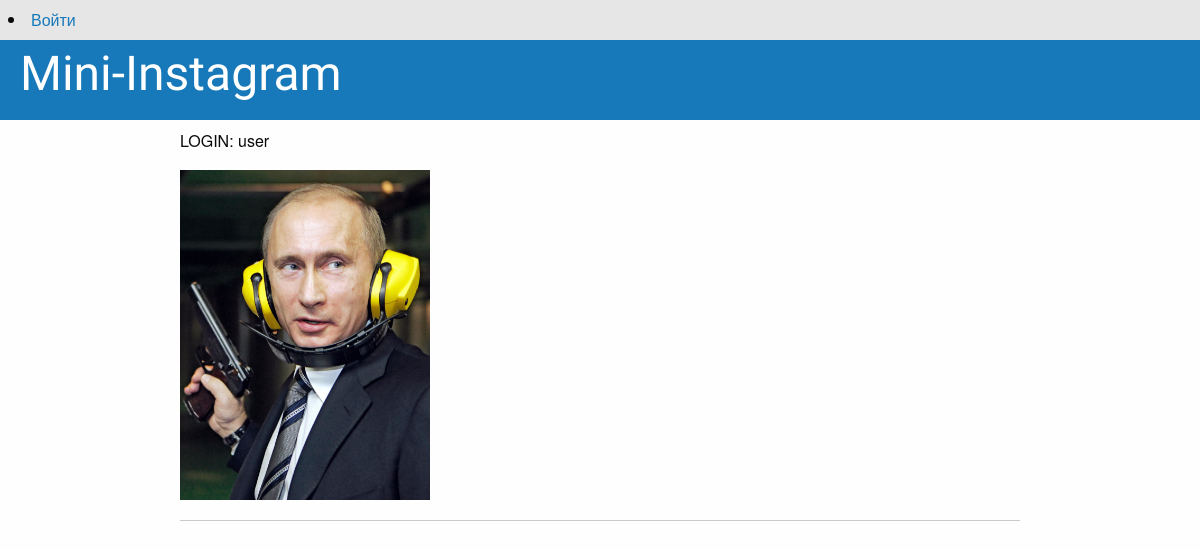
The app's page /user/profile/, older data.
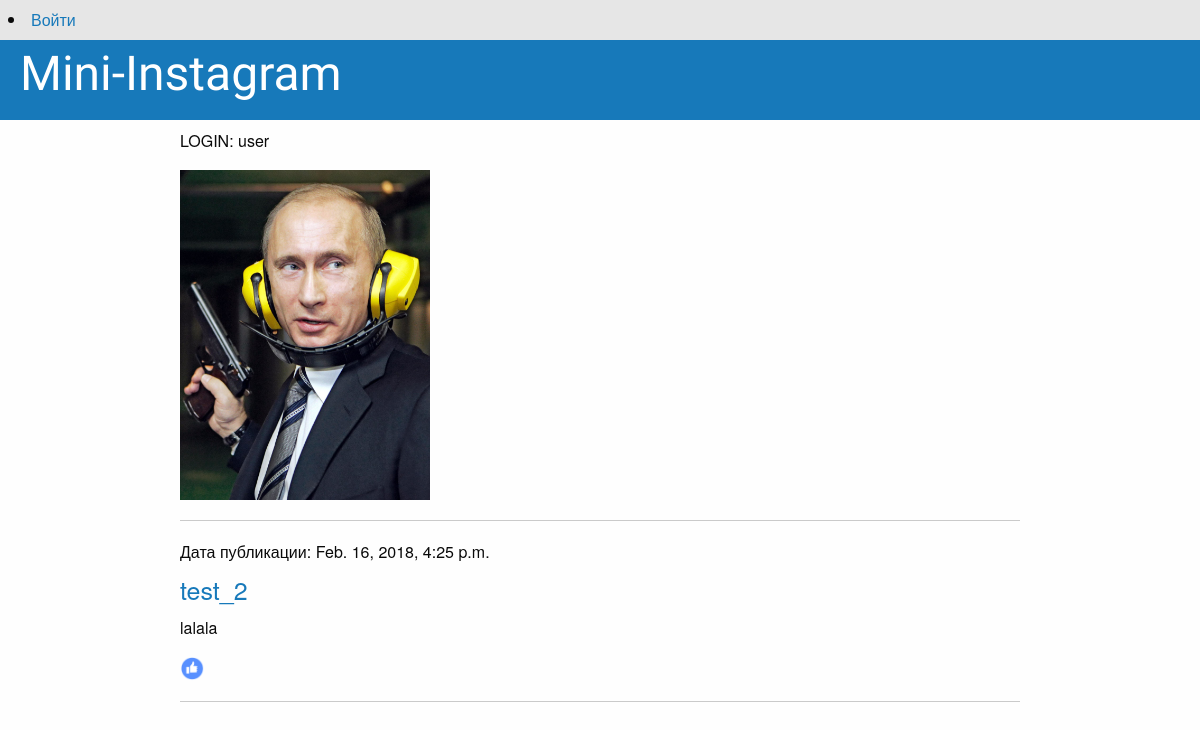
The same page, newer data.
### loginsys/models.py (models this page shows, shortened)
class Profile(models.Model):
    user = models.OneToOneField(User)
    photo = models.ImageField(upload_to='profile_image', default='profile_image/default/default.jpg', blank=True)

### post/models.py (models this page shows)
class Post(models.Model):
    title = models.CharField(max_length=64)
    text = models.TextField(max_length=512)
    date = models.DateTimeField(default=timezone.now)
    author = models.ForeignKey(User)
    image = models.ImageField(upload_to='post_image', blank=True)

### post/views.py (the view)
# urls.py: url(r'^(?P<user_name>[a-zA-z0-9]+)/profile/$', user_profile),
def user_profile(request, user_name):
    args = {}
    user = User.objects.get(username=user_name)
    args['username'] = request.user.username
    args['user'] = user
    args['posts'] = Post.objects.filter(author=user.id)
    args['avatar'] = Profile.objects.get(user_id=user.id)
    return render(request, 'post/user_profile.html', args)

### post/templates/post/user_profile.html (shortened to what this page needs)
{% extends "post/base.html" %}
{% load staticfiles %}
{% block login %}
    <p>LOGIN: {{ user.username  }}</p>
    <img src="{{ avatar.photo.url }}" width="250px" height="250px"><br/>
    <hr/>
    {% for post in posts %}
        <h6>Дата публикации: {{ post.date }}</h6>
        <h4><a href="/post/{{ post.id }}">{{ post.title }}</a></h4>
        <p>{{ post.text }}</p>
        <p><a href="/post/like/{{ post.id }}"><img src="{% static "images/like.png" %}" width="25px" height="25px"></img>{{ post.likes }}</a></p>
        <hr/>
    {% endfor %}
{% endblock %}

### post/templates/post/base.html (shortened to what this page needs)
{% load staticfiles %}
<!DOCTYPE>
<html>
<head>
	<link rel="stylesheet" type="text/css" href='{% static "css/foundation.css" %}'>
</head>
<body>
<div class="top-bar">
	<section class="right">
		{% if username %}
            <li><a href="/profile/me/">Профиль</a></li>
			<li><a href="/auth/logout/">Выйти ({{ username }})</a></li>
		{% else %}
			<li><a href="/auth/login/">Войти</a></li>
		{% endif %}
	</section>
</div>
<h1 class="header"><a href="/">Mini-Instagram</a></h1>
<div class="row">
    {% block login %}{% endblock %}
</div>
</body>
</html>

Row changes from the older to the newer data that the page shows:
now on this page (row edited): Post: date "Feb. 16, 2018, 4:25 p.m.", title "test_2", text "lalala"
